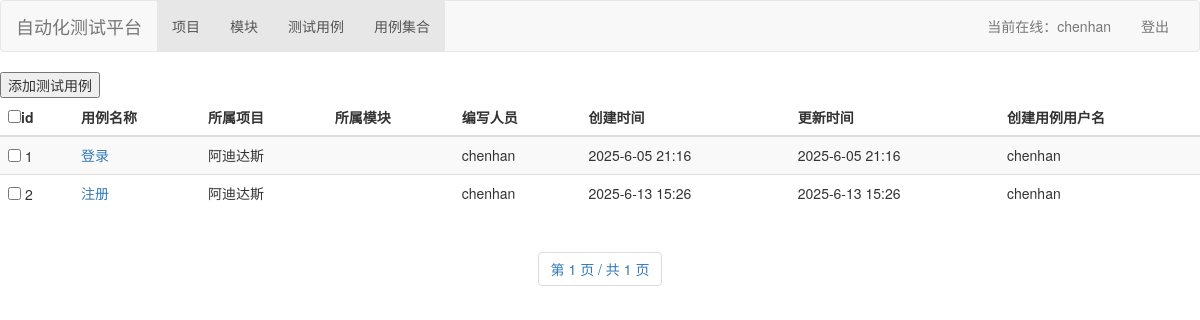
The page /add_case_in_suite/1 (signed in) on the database as committed earlier.
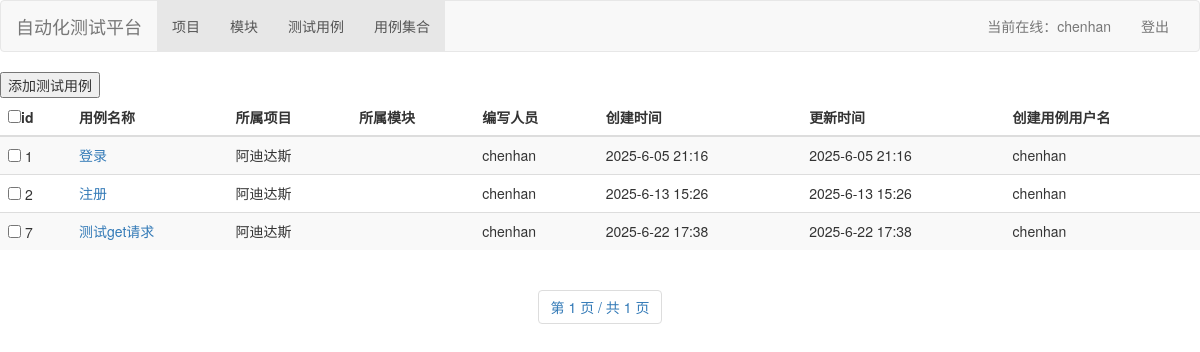
The same page on the database as committed later.
### interfacetestplatform/models.py (models this page shows, shortened)
class TestCase(models.Model):
    id = models.AutoField(primary_key=True)
    case_name = models.CharField('用例名称', max_length=50, null=False)
    belong_project = models.ForeignKey(Project, on_delete=models.CASCADE, verbose_name='所属项目')
    belong_module =GroupedForeignKey(Model, group_field="belong_project", on_delete=models.CASCADE, verbose_name='所属模块')
    request_data = models.TextField('请求数据', null=True)
    uri = models.CharField('接口地址', max_length=1024, null=False, default='')
    assert_key = models.CharField('断言内容', max_length=1024, null=True)
    maintainer = models.CharField('编写人员', max_length=1024, null=False, default='')
    extract_var = models.CharField('提取变量表达式', max_length=1024, null=True)  # 示例：userid||userid": (\d+)
    request_method = models.CharField('请求方式', max_length=1024, null=True)
    status = models.IntegerField(null=True, help_text="0：表示有效，1：表示无效，用于软删除")
    created_time = models.DateTimeField('创建时间', auto_now_add=True)
    updated_time = models.DateTimeField('更新时间', auto_now=True, null=True)
    user = models.ForeignKey(User, on_delete=models.CASCADE, verbose_name='责任人', null=True)
    def __str__(self):
        return self.case_name
    class Meta:
        verbose_name = '测试用例表'
        verbose_name_plural = '测试用例表'

class Project(models.Model):
    id = models.AutoField(primary_key=True)
    name = models.CharField('项目名称', max_length=50, unique=True, null=False)
    proj_owner = models.CharField('项目负责人', max_length=20, null=False)
    test_owner = models.CharField('测试负责人', max_length=20, null=False)
    dev_owner = models.CharField('开发负责人', max_length=20, null=False)
    desc = models.CharField('项目描述', max_length=100, null=True)
    create_time = models.DateTimeField('项目创建时间', auto_now_add=True)
    update_time = models.DateTimeField('项目更新时间', auto_now=True, null=True)
    class Meta:
        verbose_name = '项目信息表'
        verbose_name_plural = '项目信息表'

### interfacetestplatform/views.py (the view, shortened to what this page needs)
# urls.py: re_path('add_case_in_suite/(?P<suite_id>[0-9]+)', views.add_case_in_suite, name="add_case_in_suite"),
@login_required
def add_case_in_suite(request,suite_id):
    case_suite = CaseSuite.objects.get(id = suite_id)
    test_cases = TestCase.objects.filter().order_by('id')
    if request.method == "GET":
        print("test cases",test_cases)
    return render(request,'add_case_in_suite.html',{'test_cases': get_paginator(request, test_cases),'case_suite':case_suite})

### interfacetestplatform/views.py (called while the page is built)
def get_paginator(request,data):
    paginator = Paginator(data, 10)
    page = request.GET.get('page')
    try:
        paginator_pages = paginator.page(page)
    except PageNotAnInteger:
        paginator_pages = paginator.page(1)
    except InvalidPage:
        return redirect('/')
    except:
        return redirect('/')
    return paginator_pages

### interfacetestplatform/templates/add_case_in_suite.html (shortened to what this page needs)
{% extends 'base.html' %}
{% load static %}
{% block content %}
<form action="" method="POST">
    <input type="submit" id="all_check1" value='添加测试用例' onclick="return ischecked()"/>
    <div class="table-responsive">
        <table class="table table-striped">
            <thead>
            <tr>
                <th><input type="checkbox" id="all_check" onclick="checkOrCancelAll();"/>id</th>
                <th>用例名称</th>
                <th>所属项目</th>
                <th>所属模块</th>
                <th>编写人员</th>
                <th>创建时间</th>
                <th>更新时间</th>
                <th>创建用例用户名</th>
            </tr>
            </thead>
            <tbody>
            {% for test_case in test_cases %}
            <tr>
                <td><input type="checkbox" value="{{ test_case.id }}" name="testcases_list"> {{ test_case.id }}</td>
                <td><a href="{% url 'test_case_detail' test_case.id%}">{{ test_case.case_name }}</a></td>
                <td>{{ test_case.belong_project.name }}</td>
                <td>{{ test_case.belong_module.name }}</td>
                <td>{{ test_case.maintainer }}</td>
                <td>{{ test_case.created_time|date:"Y-n-d H:i" }}</td>
                <td>{{ test_case.updated_time|date:"Y-n-d H:i" }}</td>
                <td>{{ test_case.user.username }}</td>
            </tr>
            {% endfor %}
            </tbody>
        </table>
    </div>
</form>
<div id="pages" class="text-center">
    <nav>
        <ul class="pagination">
            <li class="step-links">
                <span class="current">
                    第 {{ test_cases.number }} 页 / 共 {{ test_cases.paginator.num_pages }} 页</span>
            </li>
        </ul>
    </nav>
</div>
{% endblock %}

Rows that differ between the two databases and show on the page:
added TestCase: id "7", case_name "测试get请求", belong_project.name "阿迪达斯", maintainer "chenhan", created_time "2025-6-22 17:38", updated_time "2025-6-22 17:38", user.username "chenhan"
